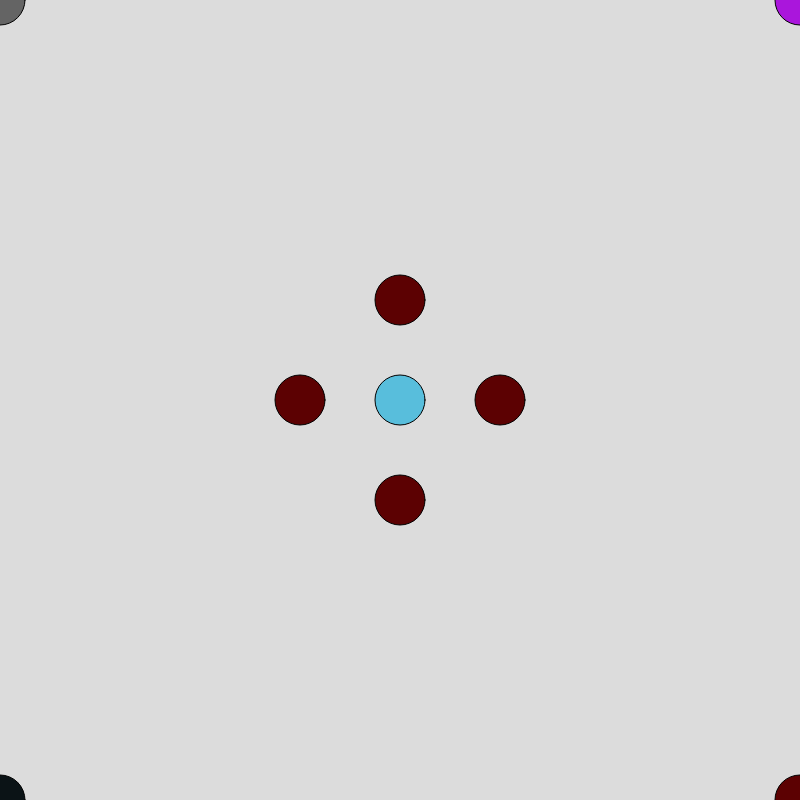
Frame 1 (no input)
Frame 60 (no input): identical to frame 1, image omitted
Frame 120 (the mouse pressed at the canvas centre since frame 60): identical to frame 1, image omitted

The p5.js sketch that drew this single still picture (run headless with seeded random() and noise() and a simulated clock; from frame 60 on, the mouse is pressed at the canvas centre):

// p5.js sketch
// ── sketch.js
// Coord Systems
// Ryder Taylor
// 11-9-2024
// looking how coordinates work



function setup() {
  print("Setup runs once, at the start.")
  createCanvas(800, 800);
}

function draw() {
  background(220);
  fill(88,190,220)
  circle(400, 400, 50);


  fill(100,100,100);
  circle(0,0,50);

  fill(11,19,22);
  circle(0, 800, 50);

  fill(170,22,220);
  circle(800, 0, 50);

  fill(92,1,2);
  circle(400, 300, 50);

  fill(92,1,2);
  circle(400, 500, 50);

  fill(92,1,2);
  circle(300, 400, 50);

  fill(92,1,2);
  circle(800, 800, 50);

  fill(92,1,2);
  circle(500, 400, 50);
}
